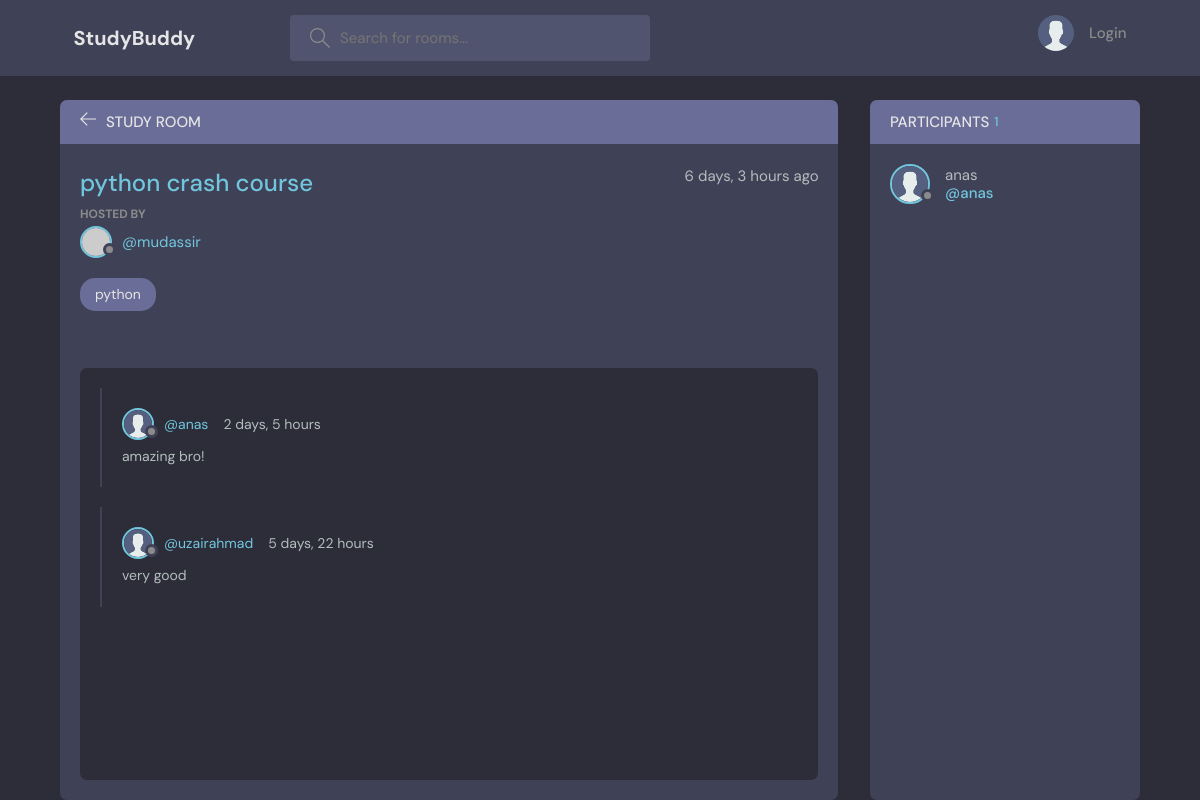
/room/14/, run on the app's committed database.
### base/models.py (models this page shows, shortened)
class Room(models.Model):
    host = models.ForeignKey(User, on_delete=models.SET_NULL, null=True)
    topic = models.ForeignKey(Topic, on_delete=models.SET_NULL, null=True)
    name = models.CharField(max_length=200)
    participants=models.ManyToManyField(User,related_name='participants',blank=True)
    description = models.TextField(null=True, blank=True)
    updated = models.DateTimeField(auto_now=True)
    created = models.DateTimeField(auto_now_add=True)
    class Meta:
        ordering= ['-updated','-created']

class Topic(models.Model):
    name = models.CharField(max_length=200)
    def __str__(self):
        return self.name

class Message(models.Model):
    user = models.ForeignKey(User, on_delete=models.CASCADE)
    room = models.ForeignKey(Room, on_delete=models.CASCADE)
    body = models.TextField()
    updated = models.DateTimeField(auto_now=True)
    created = models.DateTimeField(auto_now_add=True)
    class Meta:
        ordering= ['-updated','-created']
    def __str__(self):
        return self.body[0:50]

### base/views.py (the view, shortened to what this page needs)
# urls.py: path('room/<int:room_id>/', views.room_view, name='room'),
def room_view(request, room_id):
    room_instance = get_object_or_404(Room, id=room_id)
    messages = room_instance.message_set.all().order_by('-created')
    participants=room_instance.participants.all()
    return render(request, 'base/room.html', {'room': room_instance, 'messages': messages,'participants':participants})

### base/templates/base/room.html (shortened to what this page needs)
{% extends 'main.html'%} {% block content %} {% load static %}
<main class="profile-page layout layout--2">
  <div class="container">
    <div class="room">
      <div class="room__top">
        <div class="room__topLeft">
          <a href="{% url 'home' %}">
            <svg
              version="1.1"
              xmlns="http://www.w3.org/2000/svg"
              width="32"
              height="32"
              viewBox="0 0 32 32"
            >
              <title>arrow-left</title>
              <path
                d="M13.723 2.286l-13.723 13.714 13.719 13.714 1.616-1.611-10.96-10.96h27.625v-2.286h-27.625l10.965-10.965-1.616-1.607z"
              ></path>
            </svg>
          </a>
          <h3>Study Room</h3>
        </div>
      </div>
      <div class="room__box scroll">
        <div class="room__header scroll">
          <div class="room__info">
            <h3>{{room.name}}</h3>
            <span>{{room.created|timesince}} ago</span>
          </div>
          <div class="room__hosted">
            <p>Hosted By</p>
            <a href="{% url 'profile'  room.host.id %}" class="room__author">
              <div class="avatar avatar--small">
                <img src="https://randomuser.me/api/portraits/men/37.jpg" />
              </div>
              <span>@{{room.host}}</span>
            </a>
          </div>
          <span class="room__topics">{{room.topic}}</span>
        </div>
        <div class="room__conversation">
          <div class="threads scroll">
            {% for message in messages%}
            <div class="thread">
              <div class="thread__top">
                <div class="thread__author">
                  <a
                    href="{% url 'profile' message.user.id%}"
                    class="thread__authorInfo"
                  >
                    <div class="avatar avatar--small">
                      <img
                        src="{% static 'images/avatar.svg' %}"
                        alt="Avatar"
                      />
                    </div>
                    <span>@{{message.user}}</span>
                  </a>
                  <span class="thread__date"
                    >{{message.created|timesince}}</span
                  >
                </div>
              </div>
              <div class="thread__details">{{message}}</div>
            </div>
            {% endfor %}
          </div>
        </div>
      </div>
    </div>
    <div class="participants">
      <h3 class="participants__top">
        Participants <span>{{participants.all.count}}</span>
      </h3>
      <div class="participants__list scroll">
        {% for user in participants%}
        <a href="{% url 'profile' user.id %}" class="participant">
          <div class="avatar avatar--medium">
            <img src="{% static 'images/avatar.svg' %}" alt="Avatar" />
          </div>
          <p>
            {{user.username}}
            <span>@{{user.username}}</span>
          </p>
        </a>
        {% endfor %}
      </div>
    </div>
  </div>
</main>
{% endblock content%}

### data on the page
Room: name "python crash course", created "6 days, 3 hours", host "mudassir", topic "python"
Message: user "anas", created "2 days, 5 hours", body "amazing bro!"
Message: user "uzairahmad", created "5 days, 22 hours", body "very good"

### other printed values
{{ participants.all.count }} "1"
{{ user.username }} "anas"
